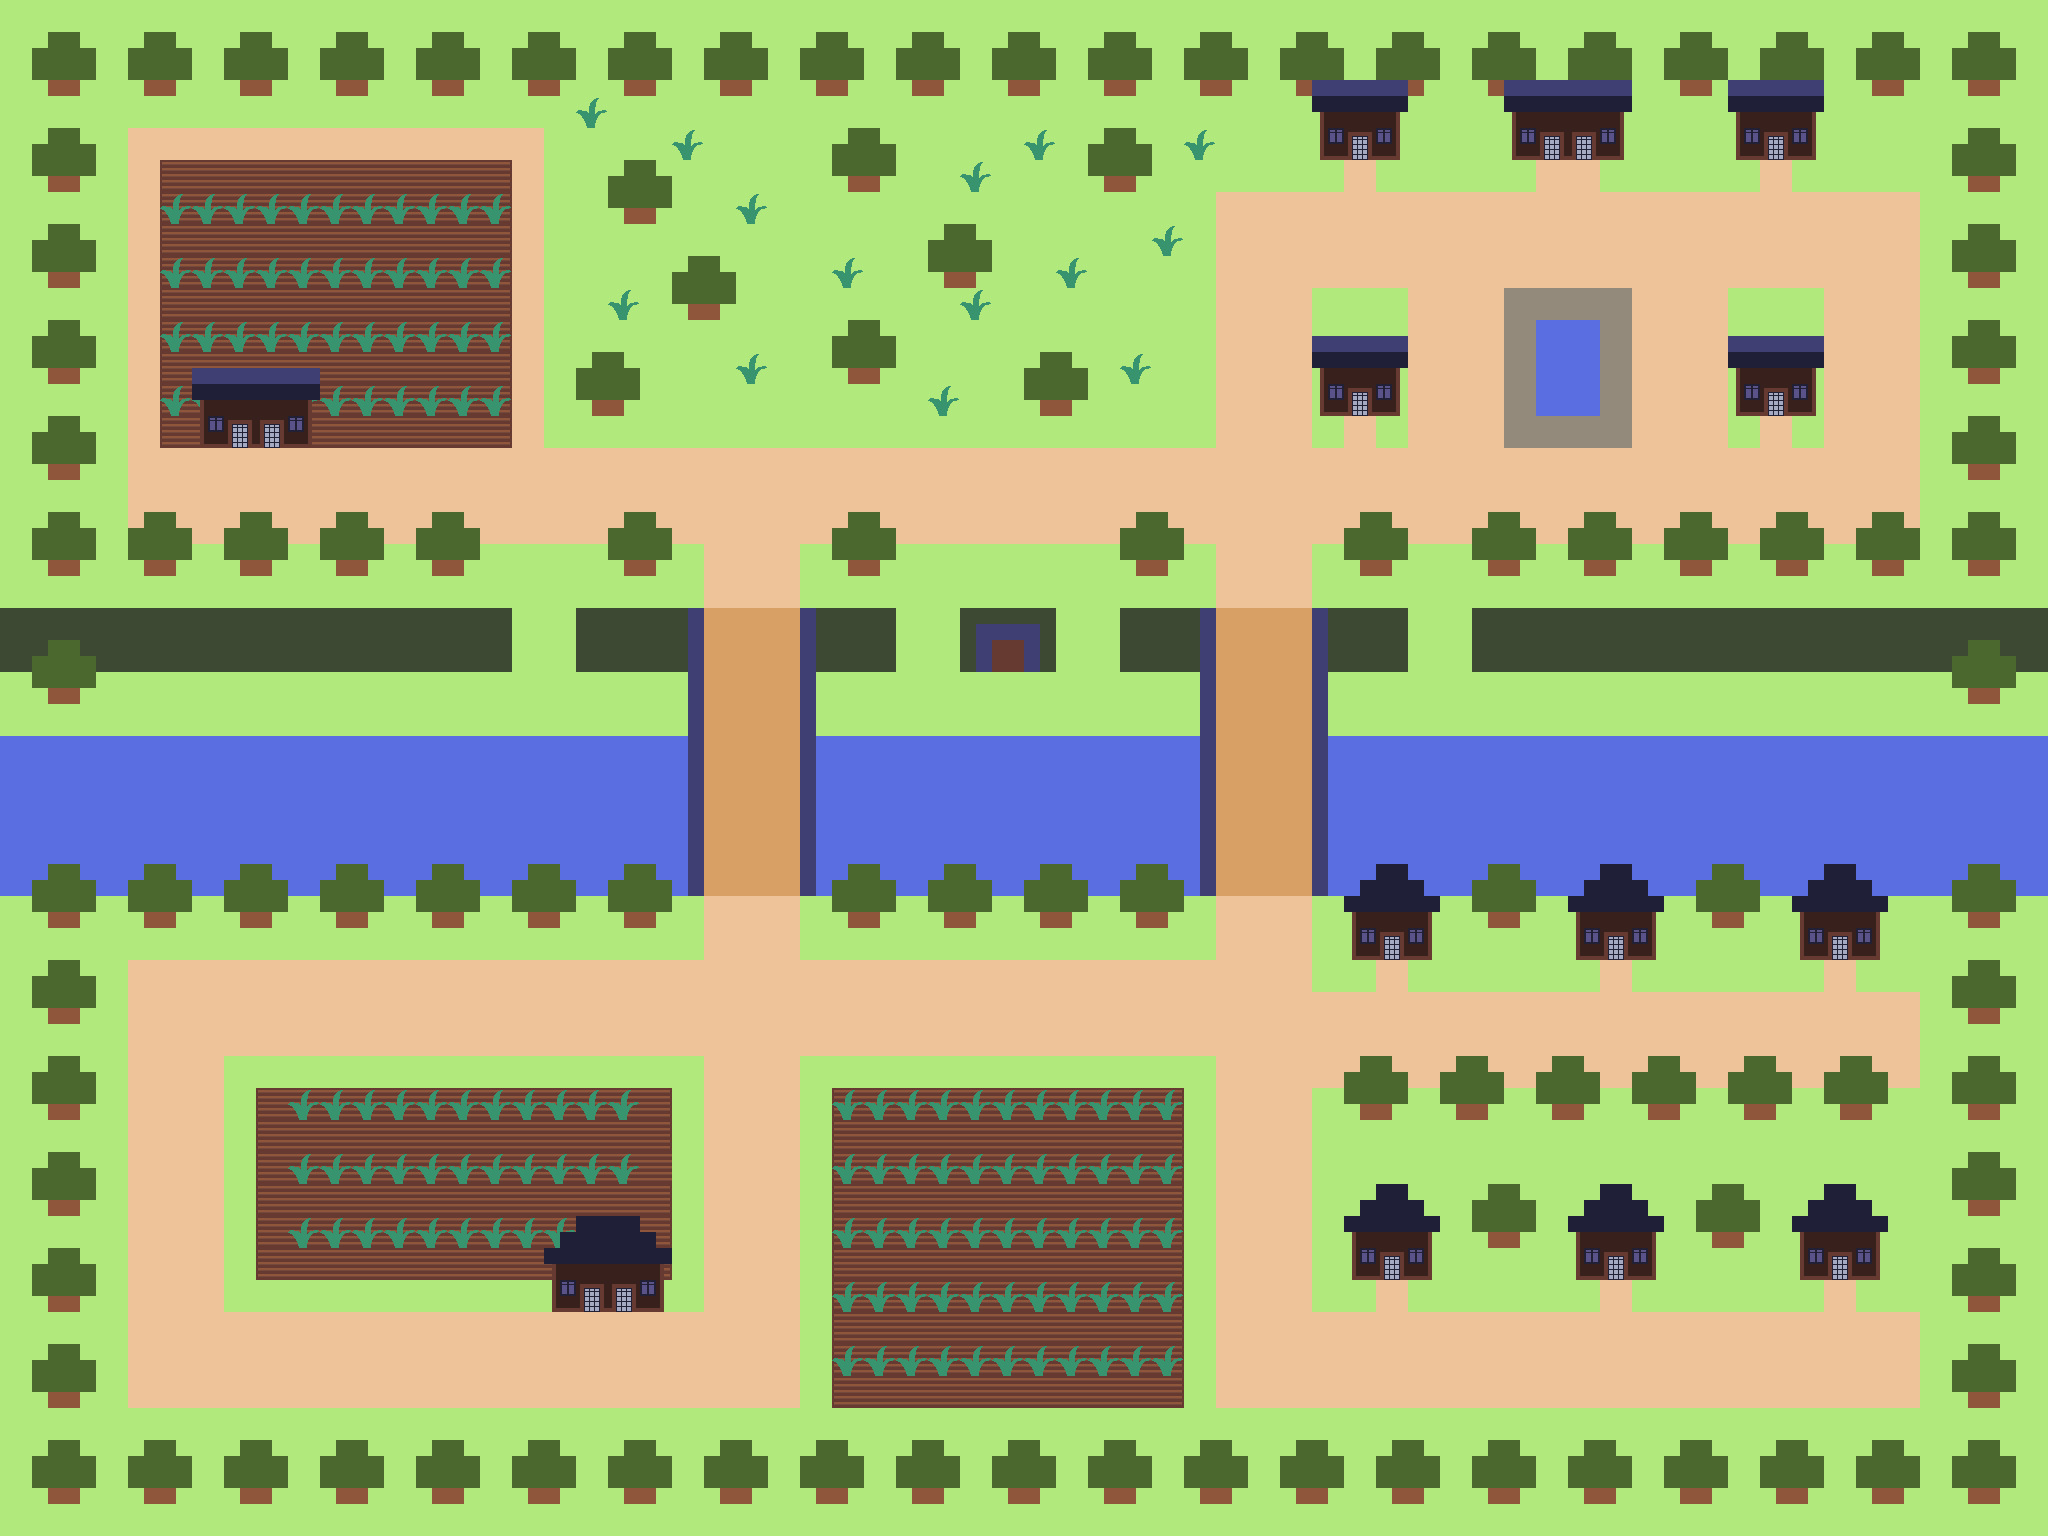

Rendered tile map (Tiled .tmx) drawn with the repository's tilesets; below, a short description and the map source with its tile grids summarised:
An orthogonal 64x48 tile map with 32x32 px tiles, 9 tile layers (elevation, river, under, background, ...).

<map version="1.10" tiledversion="1.10.1" orientation="orthogonal" renderorder="right-down" width="64" height="48" tilewidth="32" tileheight="32" infinite="0" nextlayerid="10" nextobjectid="1">
 <tileset firstgid="1" name="tileset" tilewidth="32" tileheight="32" tilecount="256" columns="16">
  <properties>
   <property name="collides" type="bool" value="false" />
  </properties>
  <image source="../assets/tilemaps/tileset.png" width="512" height="512" />
  <tile id="0">
   <properties>
    <property name="collides" type="bool" value="false" />
   </properties>
  </tile>
  <tile id="1">
   <properties>
    <property name="collides" type="bool" value="false" />
   </properties>
  </tile>
  <tile id="2">
   <properties>
    <property name="collides" type="bool" value="true" />
   </properties>
  </tile>
  <tile id="3">
   <properties>
    <property name="collides" type="bool" value="false" />
   </properties>
  </tile>
  <tile id="4">
   <properties>
    <property name="collides" type="bool" value="false" />
   </properties>
  </tile>
  <tile id="5">
   <properties>
    <property name="collides" type="bool" value="false" />
   </properties>
  </tile>
  <tile id="16">
   <properties>
    <property name="collides" type="bool" value="false" />
   </properties>
  </tile>
  <tile id="17">
   <properties>
    <property name="collides" type="bool" value="false" />
   </properties>
  </tile>
  <tile id="18">
   <properties>
    <property name="collides" type="bool" value="false" />
   </properties>
  </tile>
  <tile id="19">
   <properties>
    <property name="collides" type="bool" value="false" />
   </properties>
  </tile>
  <tile id="20">
   <properties>
    <property name="collides" type="bool" value="false" />
   </properties>
  </tile>
  <tile id="21">
   <properties>
    <property name="collides" type="bool" value="false" />
   </properties>
  </tile>
  <tile id="32">
   <properties>
    <property name="collides" type="bool" value="true" />
   </properties>
  </tile>
  <tile id="33">
   <properties>
    <property name="collides" type="bool" value="true" />
   </properties>
  </tile>
  <tile id="34">
   <properties>
    <property name="collides" type="bool" value="true" />
   </properties>
  </tile>
  <tile id="35">
   <properties>
    <property name="collides" type="bool" value="false" />
   </properties>
  </tile>
  <tile id="36">
   <properties>
    <property name="collides" type="bool" value="true" />
   </properties>
  </tile>
  <tile id="37">
   <properties>
    <property name="collides" type="bool" value="false" />
   </properties>
  </tile>
  <tile id="48">
   <properties>
    <property name="collides" type="bool" value="true" />
   </properties>
  </tile>
  <tile id="49">
   <properties>
    <property name="collides" type="bool" value="true" />
   </properties>
  </tile>
  <tile id="50">
   <properties>
    <property name="collides" type="bool" value="true" />
   </properties>
  </tile>
  <tile id="51">
   <properties>
    <property name="collides" type="bool" value="false" />
   </properties>
  </tile>
  <tile id="52">
   <properties>
    <property name="collides" type="bool" value="false" />
   </properties>
  </tile>
  <tile id="53">
   <properties>
    <property name="collides" type="bool" value="false" />
   </properties>
  </tile>
  <tile id="64">
   <properties>
    <property name="collides" type="bool" value="true" />
   </properties>
  </tile>
  <tile id="65">
   <properties>
    <property name="collides" type="bool" value="true" />
   </properties>
  </tile>
  <tile id="66">
   <properties>
    <property name="collides" type="bool" value="true" />
   </properties>
  </tile>
  <tile id="67">
   <properties>
    <property name="collides" type="bool" value="false" />
   </properties>
  </tile>
  <tile id="68">
   <properties>
    <property name="collides" type="bool" value="false" />
   </properties>
  </tile>
  <tile id="69">
   <properties>
    <property name="collides" type="bool" value="false" />
   </properties>
  </tile>
  <tile id="80">
   <properties>
    <property name="collides" type="bool" value="false" />
   </properties>
  </tile>
  <tile id="81">
   <properties>
    <property name="collides" type="bool" value="false" />
   </properties>
  </tile>
  <tile id="82">
   <properties>
    <property name="collides" type="bool" value="false" />
   </properties>
  </tile>
  <tile id="83">
   <properties>
    <property name="collides" type="bool" value="true" />
   </properties>
  </tile>
  <tile id="84">
   <properties>
    <property name="collides" type="bool" value="false" />
   </properties>
  </tile>
  <tile id="85">
   <properties>
    <property name="collides" type="bool" value="false" />
   </properties>
  </tile>
 </tileset>
 <layer id="6" name="elevation" width="64" height="48">
  <data>[3072 cells, 100 non-empty, 2 distinct tile ids]</data>
 </layer>
 <layer id="3" name="river" width="64" height="48">
  <data>[3072 cells, 427 non-empty, 2 distinct tile ids]</data>
 </layer>
 <layer id="9" name="under" width="64" height="48">
  <data>[3072 cells, 20 non-empty, 1 distinct tile ids]</data>
 </layer>
 <layer id="1" name="background" width="64" height="48">
  <data>[3072 cells, 2951 non-empty, 2 distinct tile ids]</data>
 </layer>
 <layer id="8" name="bridge" width="64" height="48">
  <data>[3072 cells, 36 non-empty, 2 distinct tile ids]</data>
 </layer>
 <layer id="5" name="paths" width="64" height="48">
  <data>[3072 cells, 1122 non-empty, 7 distinct tile ids]</data>
 </layer>
 <layer id="7" name="decorations" width="64" height="48">
  <data>[3072 cells, 153 non-empty, 2 distinct tile ids]</data>
 </layer>
 <layer id="2" name="trees" width="64" height="48">
  <data>[3072 cells, 428 non-empty, 4 distinct tile ids]</data>
 </layer>
 <layer id="4" name="houses" width="64" height="48">
  <data>[3072 cells, 152 non-empty, 17 distinct tile ids]</data>
 </layer>
</map>